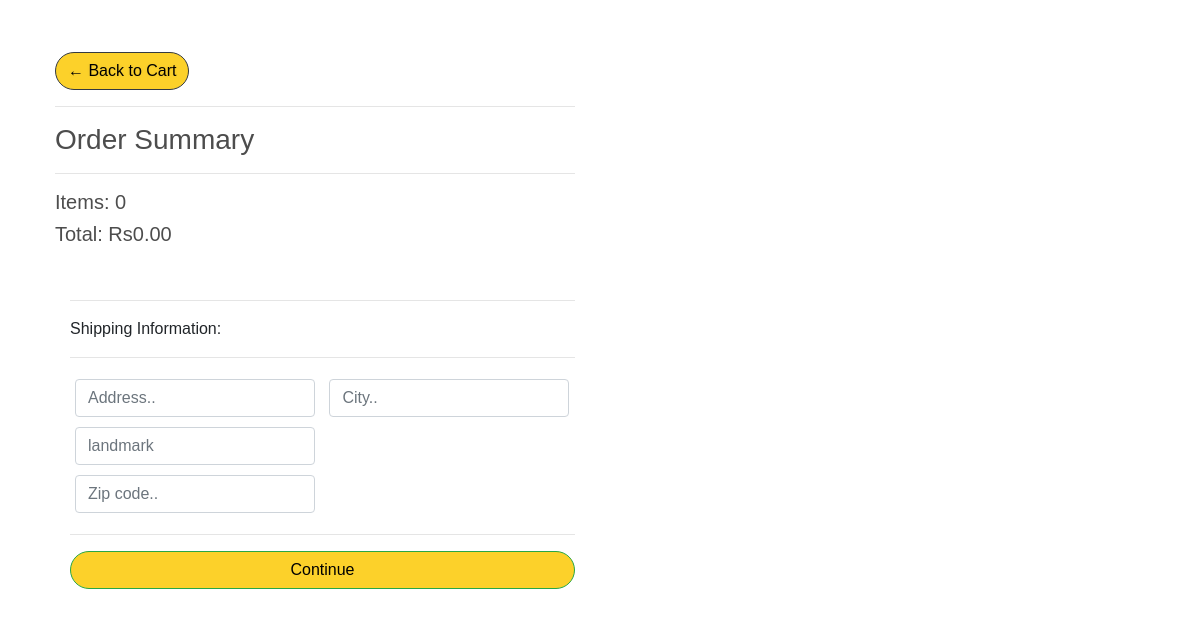
Page /user/add/checkout/ (signed in) on the earlier database version.
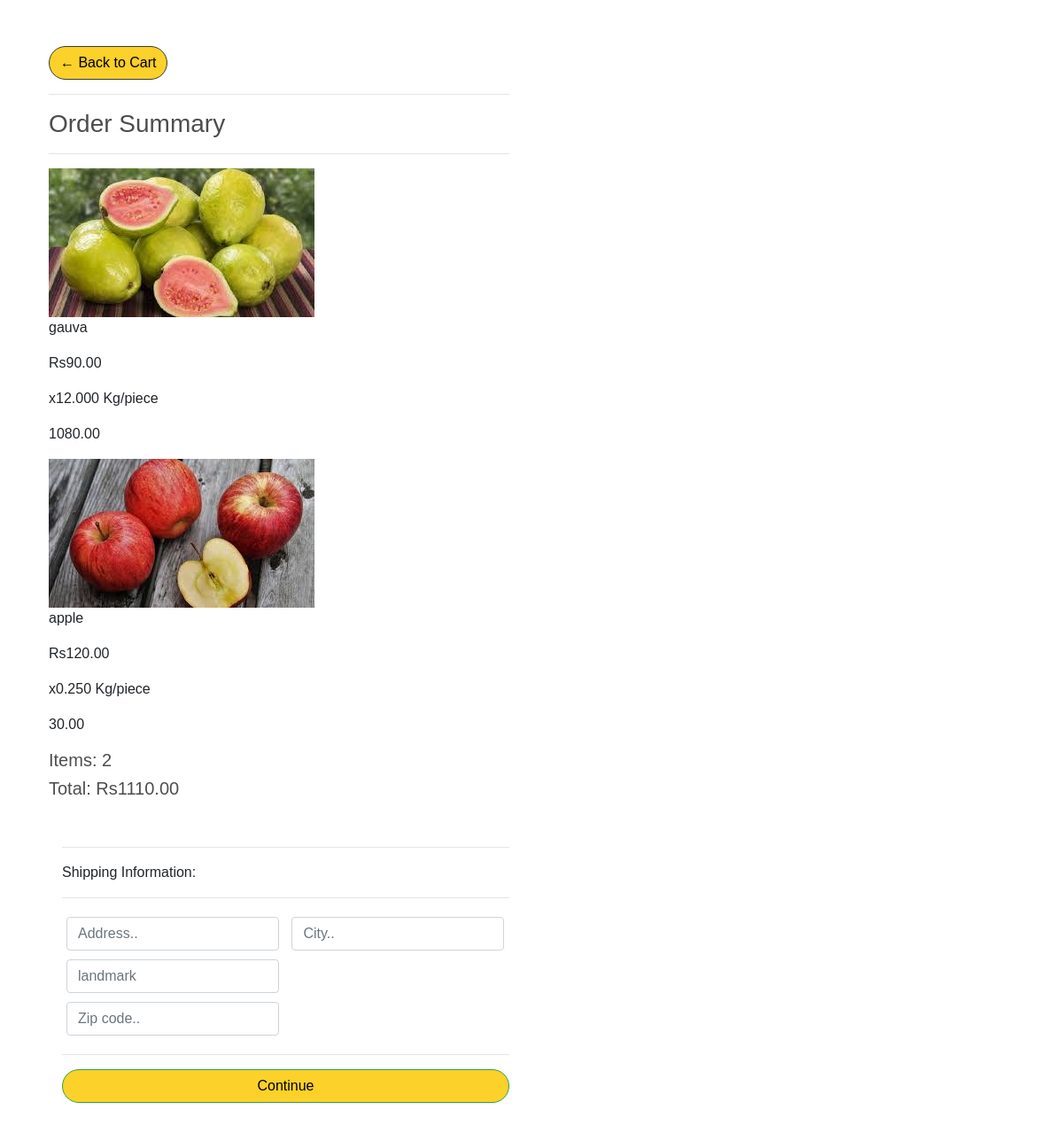
Same page on the later database version.
### atoz_store/models.py (models this page shows, shortened)
class Order(models.Model):
    status = (
        ("op","order processing"),
        ("od","out for delivery"),
        ("d","delivered"),
         )
    customer = models.ForeignKey(Customer,on_delete=models.SET_NULL,blank=True,null=True)
    status = models.CharField(max_length=40,choices=status,null=True,default="null")
    date_ordered = models.DateTimeField(auto_now_add=True,null=True)
    mark = models.IntegerField(default=1)
    complete = models.BooleanField(default=True,null=True,blank=False)
    transaction_id = models.CharField(max_length=128,null=True)
    @property
    def get_cart_total(self):
        orderitem=self.orderitem_set.all()
        total = sum([item.get_total for item in orderitem])
        return total
    @property
    def get_cart_items(self):
        orderitem=self.orderitem_set.all()
        total = sum([self.mark for item in orderitem])
        return total

class OrderItem(models.Model):
    product = models.ForeignKey(Product,on_delete=models.SET_NULL,blank=True,null=True)
    order = models.ForeignKey(Order,on_delete=models.SET_NULL,blank=True,null=True)
    quantity = models.DecimalField(decimal_places=3,max_digits=7 ,default=0,null=True,blank=True)
    date_ordered = models.DateTimeField(auto_now_add=True)
    @property
    def get_total(self):
        total = self.product.price*self.quantity
        return total

class Product(models.Model):
    catagory_choice = (
        ("fruit","fruit"),
        ("dryfruit","dryfruit"),
        ("vegitable","vegitable"),
        ("other","other"),
         )
    name = models.CharField(max_length=128,null=True,)
    catagory = models.CharField(max_length=30,choices= catagory_choice ,null=True)
    price = models.DecimalField(max_digits=7, decimal_places=2)
    image = models.ImageField(null=True,blank=True)
    prodtype =models.BooleanField(default=True)
    @property
    def imageURL(self):
        try:
            url = self.image.url
        except:
            url = ''
        return url

### atoz_store/views.py (the view)
# urls.py: path('checkout/',views.checkout,name="checkout"),
def checkout(request):
     if request.user.is_authenticated:
        order,created = Order.objects.get_or_create(customer=customer,complete=False)
        items = order.orderitem_set.all()
        cartitems = order.get_cart_items
     else:
        cookieData = cookieCart(request)
        print(cookieData)
        cartitems = cookieData['cartitems']
        order = cookieData['order']
        items = cookieData['items']
     context = {'items':items,'order':order,'cartitems':cartitems}
     return render(request, 'atoz_store/checkout.html',context)

### atoz_store/Templates/atoz_store/checkout.html (shortened to what this page needs)
{% extends 'atoz_store/main.html' %}
{% load static %}
{% block content %}
     <div class="row">
		<div class="col-lg-6">
			<div class="box-element">
				<a  class="btn btn-outline-dark srcbtn" href="{% url 'cart' %}">&#x2190; Back to Cart</a>
				<hr>
				<h3>Order Summary</h3>
				<hr>
				{% for item in items %}
				<div class="cart-row">
					<div style="flex:2"><img class="row-image" src="{{item.product.imageURL}}" alt="not fouund"></div>
					<div style="flex:2"><p>{{item.product.name}}</p></div>
					<div style="flex:1"><p>Rs{{item.product.price|floatformat:2}}</p></div>
					<div style="flex:1"><p>x{{item.quantity|floatformat:3}} Kg/piece</p></div>
					<div style="flex:1"><p>{{item.get_total|floatformat:2}} </p></div>
				</div>
				{% endfor %}
				<h5>Items:   {{cartitems|floatformat:0}}</h5>
				<h5>Total:   Rs{{order.get_cart_total|floatformat:2}}</h5>
			</div>
		</div>
	</div>
	<div class="col-lg-6">
		<div class="box-element" id="form-wrapper">
			<form id="form">
				<div id="shipping-info">
					<hr>
					<p>Shipping Information:</p>
					<hr>
					<div class="form-field">
						<input class="form-control" type="text" name="address" placeholder="Address..">
					</div>
					<div class="form-field">
						<input class="form-control" type="text" name="city" placeholder="City..">
					</div>
					<div class="form-field">
						<input class="form-control" type="text" name="landmark" placeholder="landmark">
					</div>
					<div class="form-field">
					</div>
					<div class="form-field">
						<input class="form-control" type="text" name="zipcode" placeholder="Zip code..">
					</div>
				</div>
				<hr>
				<input id="form-button" class="btn btn-success btn-block srcbtn" type="submit" value="Continue">
			</form>
		</div>
		<br>
	</div>
{% endblock content %}

Differences in the rows shown:
added OrderItem: product.imageURL (picture), product.name "gauva", product.price "90.00", quantity "12.000", get_total "1080.00"
added OrderItem: product.imageURL (picture), product.name "apple", product.price "120.00", quantity "0.250", get_total "30.00"
computed for Order: get_cart_total "0.00" → "1110.00"
Other differences:
{{ cartitems|floatformat:0 }}: "0" → "2"
